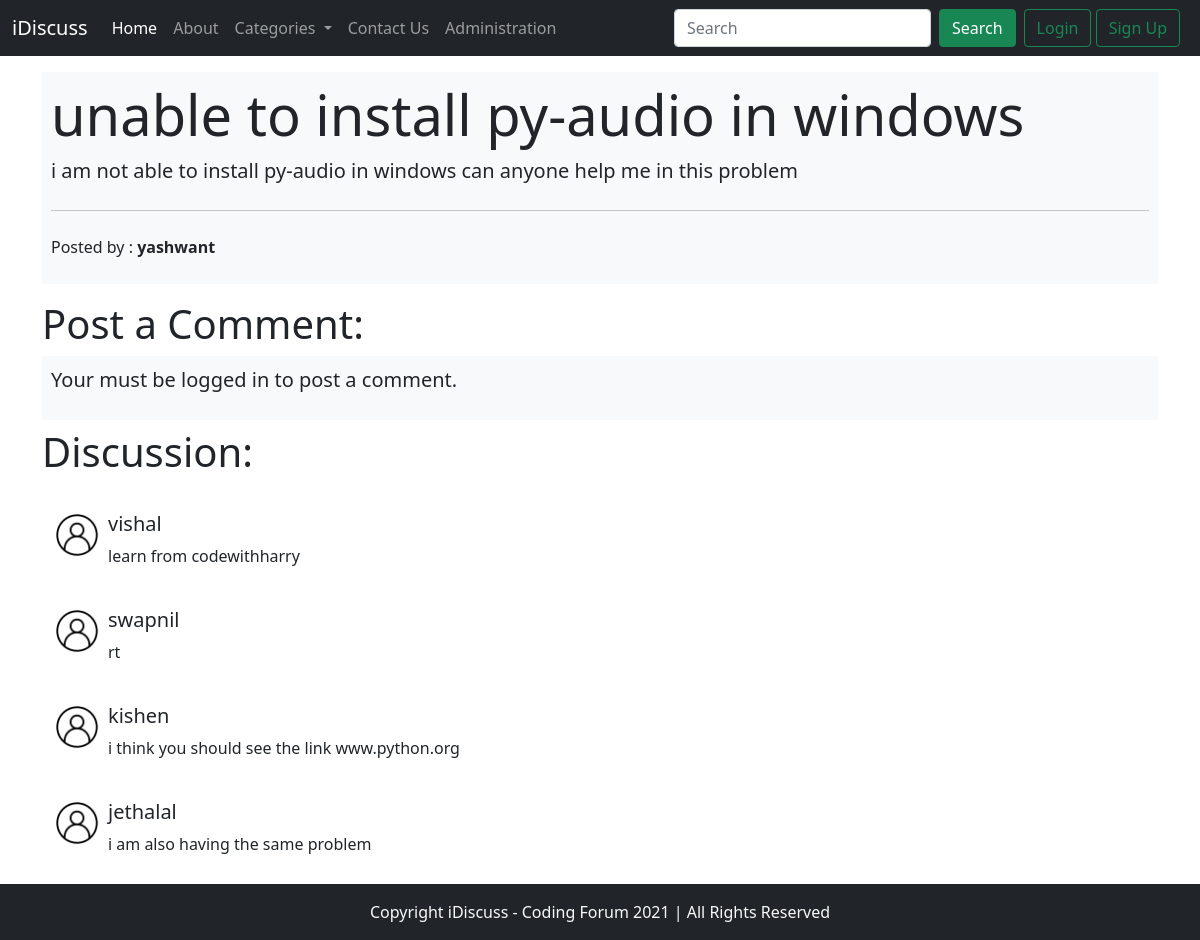
The page /thread.php?thread_id=1 on the database its author committed.
### tables this page shows
CREATE TABLE `thread` (
  `thread_id` int(7) NOT NULL,
  `thread_title` varchar(255) NOT NULL,
  `thread_desc` text NOT NULL,
  `thread_cat_id` int(7) NOT NULL,
  `thread_user_id` int(7) NOT NULL,
  `timestamp` datetime NOT NULL DEFAULT current_timestamp()
);

CREATE TABLE `users` (
  `sno.` int(8) NOT NULL,
  `user_username` varchar(30) NOT NULL,
  `user_password` varchar(255) NOT NULL,
  `timestamp` datetime NOT NULL DEFAULT current_timestamp()
);

CREATE TABLE `comments` (
  `comment_id` int(8) NOT NULL,
  `comment_content` text NOT NULL,
  `thread_id` int(8) NOT NULL,
  `comment_by` int(8) NOT NULL,
  `comment_time` datetime NOT NULL DEFAULT current_timestamp()
);

### thread.php (the view, shortened to what this page needs)
<!doctype html>
<html lang="en">
<head>
    <link href="https://cdn.jsdelivr.net/npm/bootstrap@5.0.0-beta2/dist/css/bootstrap.min.css" rel="stylesheet"
>
</head>
<body>
    <?php require './partials/_header.php' ?>
    <?php require './partials/_db_connect.php' ?>
    <?php
        $id = $_GET['thread_id'];
        $sql = "SELECT * FROM `thread` WHERE thread_id =$id";
        $result = mysqli_query($conn, $sql);
        while($row = mysqli_fetch_assoc($result)){
            $thread_title = $row['thread_title'];
            $thread_desc = $row['thread_desc'];
            $thread_user_id = $row['thread_user_id'];
            $sql = "SELECT user_username FROM `users` WHERE `sno.` = '$thread_user_id'";
            $result = mysqli_query($conn, $sql);
            $row = mysqli_fetch_assoc($result);
            $posted_by = $row['user_username'];
        }
    ?>
    <div class="container my-3">
        <div class="jumbotron border border-light bg-light text-dark p-2">
            <h1 class="display-4">
                <?php echo $thread_title; ?>
            </h1>
            <p class="lead">
                <?php echo $thread_desc;?>
            </p>
            <hr class="my-4">
            <p>Posted by :<b> <?php echo $posted_by ?></b></p>
        </div>
    </div>
    <?php
    if (isset($_SESSION['loggedin']) && $_SESSION['loggedin'] == true) {
        echo'<div class="container">
                <h1 class="py-2">Post a Comment:</h1>
                <form action="'.$_SERVER["REQUEST_URI"].'" method="POST">
                    <div class="mb-3">
                        <label for="comment">Type your comment: </label>
                        <textarea class="form-control" id="comment" name="comment" placeholder="enter your response for the above thread" required rows="3"></textarea>
                        <input type="hidden" name="sno" value="'.$_SESSION["sno"].'">
                    </div>
                    <button type="submit" class="btn btn-primary my-2">Post Comment</button>
                </form>
            </div>';
    }else{
        echo"<div class='container'>
              <h1 class='py2'>Post a Comment:</h1>
                <div class='jumbotron border border-light bg-light text-dark p-2'>
                    <p class='lead'>Your must be logged in to post a comment.</p>
                </div>
            </div>";
    }
    ?>
    <div class="container" id="ques">
        <h1 class="py-2">Discussion:</h1>
        <?php
            $id = $_GET['thread_id'];
            $sql = "SELECT * FROM `comments` WHERE thread_id = $id";
            $result = mysqli_query($conn, $sql);
            while($row = mysqli_fetch_assoc($result)){
                $content = $row['comment_content'];
                $comment_by = $row['comment_by'];
                $sql2 = "SELECT user_username FROM `users` WHERE `sno.`='$comment_by'";
                $result2 =mysqli_query($conn, $sql2);
                $row2 = mysqli_fetch_assoc($result2);
                echo'<div class="media d-flex p-2 my-3">
                        <img class="mr-3 p-1" src="img/default_img.png" width="54px" height="54px" alt="Generic placeholder image">
                        <div class="media-body p-1">
                            <h5 class="mt-0"><a class="text-dark text-decoration-none">'.$row2['user_username'].'</a></h5>
                            '.$content.'
                        </div>
                    </div>';
            }
        ?>
    </div>
    <?php require './partials/_footer.php' ?>
</body>
</html>

### rows shown on the page
thread: thread_title "unable to install py-audio in windows", thread_desc "i am not able to install py-audio in windows can anyone help me in this problem"
users: user_username "yashwant"
comments: users.user_username "vishal", comment_content "learn from codewithharry"
comments: users.user_username "swapnil", comment_content "rt"
comments: users.user_username "kishen", comment_content "i think you should see the link www.python.org"
comments: users.user_username "jethalal", comment_content "i am also having the same problem"
